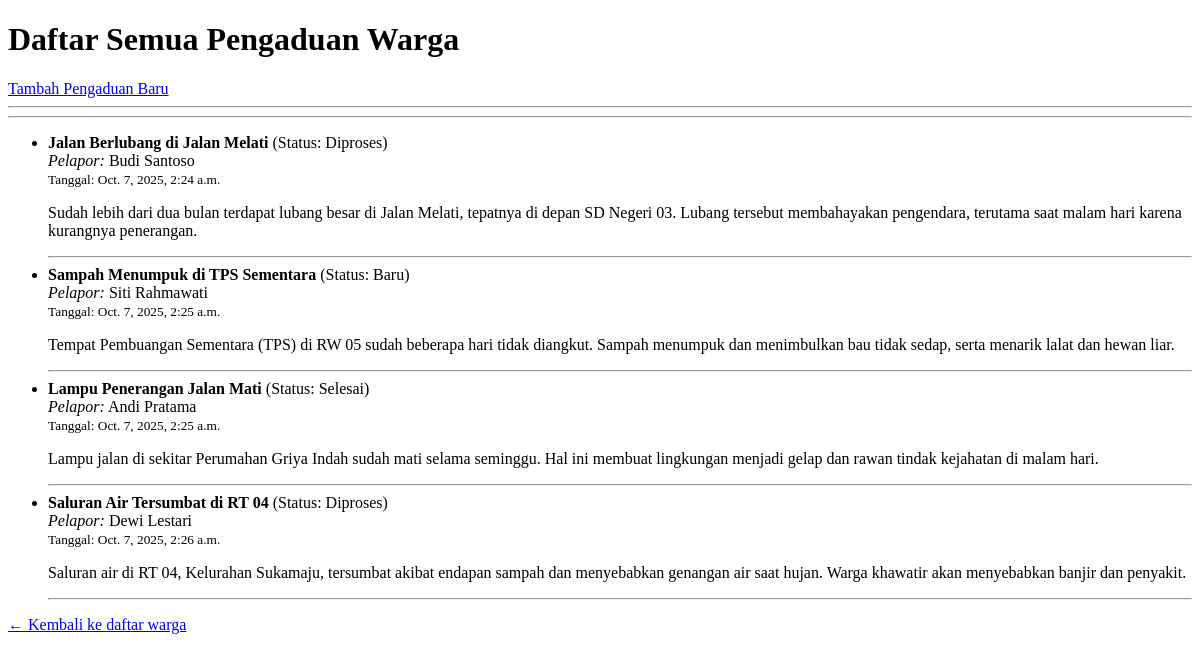
/warga/pengaduan/, run on an earlier commit of the app's database.
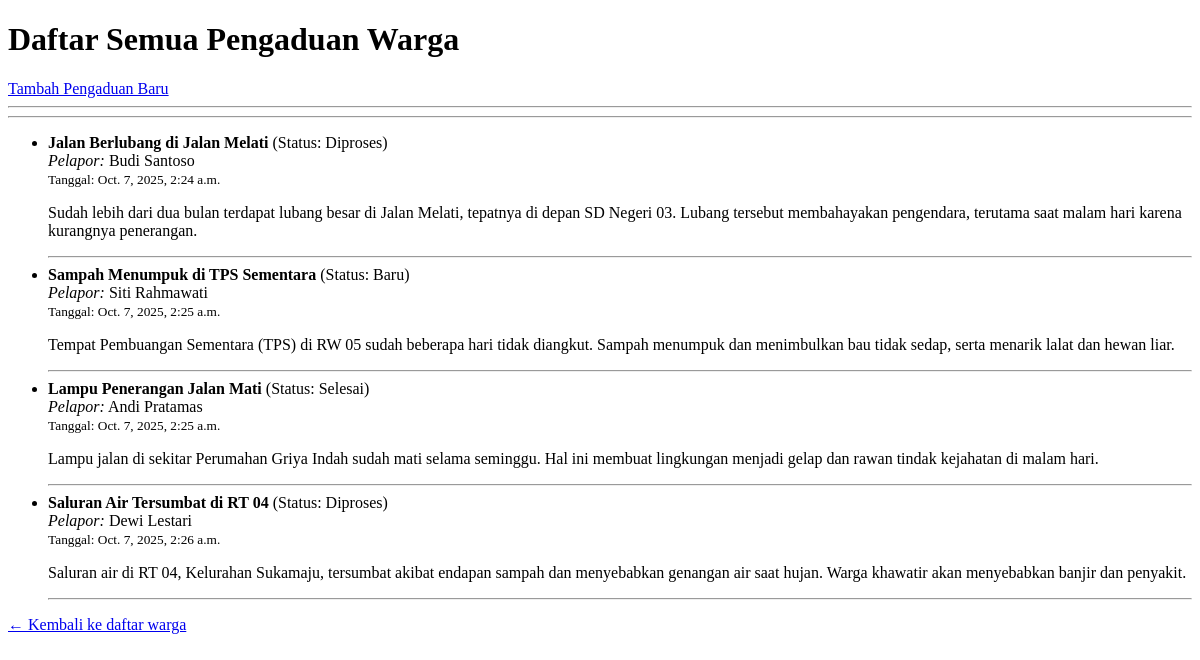
And on a later commit of the database.
### warga/models.py (models this page shows, shortened)
class Pengaduan(models.Model):
    STATUS_CHOICES = [
        ('BARU', 'Baru'),
        ('DIPROSES', 'Diproses'),
        ('SELESAI', 'Selesai'),
    ]
    judul = models.CharField(max_length=200)
    deskripsi = models.TextField()
    status = models.CharField(max_length=10, choices=STATUS_CHOICES, default='BARU')
    tanggal_lapor = models.DateTimeField(auto_now_add=True)
    pelapor = models.ForeignKey(Warga, on_delete=models.CASCADE, related_name='pengaduan')

class Warga(models.Model):
    nik = models.CharField(max_length=16, unique=True, verbose_name="Nomor Induk Kependudukan")
    nama_lengkap = models.CharField(max_length=100, verbose_name="Nama Lengkap")
    alamat = models.TextField(verbose_name="Alamat Tinggal")
    no_telepon = models.CharField(max_length=15, blank=True, verbose_name="Nomor Telepon")
    tanggal_registrasi = models.DateTimeField(auto_now_add=True)

### warga/views.py (the view)
# urls.py: path('pengaduan/', PengaduanListView.as_view(), name='pengaduan-list'),
class PengaduanListView(ListView):
    model = Pengaduan
    template_name = 'warga/pengaduan_list.html'  # arahkan ke template baru
    context_object_name = 'pengaduan_list'        # nama variabel di template

### warga/templates/warga/pengaduan_list.html (shortened to what this page needs)
<!DOCTYPE html>
<html>
<head>
</head>
<body>
   <h1>Daftar Semua Pengaduan Warga</h1>
<a href="{% url 'pengaduan-tambah' %}">Tambah Pengaduan Baru</a>
<hr>
    <hr>
    <ul>
        {% for aduan in pengaduan_list %}
            <li>
                <strong>{{ aduan.judul }}</strong>
                (Status: {{ aduan.get_status_display }}) <br>
                <em>Pelapor:</em> {{ aduan.pelapor.nama_lengkap }} <br>
                <small>Tanggal: {{ aduan.tanggal_lapor }}</small>
                <p>{{ aduan.deskripsi }}</p>
            </li>
            <hr>
        {% empty %}
            <li>Belum ada data pengaduan yang tercatat.</li>
        {% endfor %}
    </ul>
    <a href="{% url 'warga-list' %}">← Kembali ke daftar warga</a>
</body>
</html>

What changed in the data, as far as the page shows it:
changed through a linked row, Pengaduan "Lampu Penerangan Jalan Mati": pelapor.nama_lengkap "Andi Pratama" → "Andi Pratamas"
